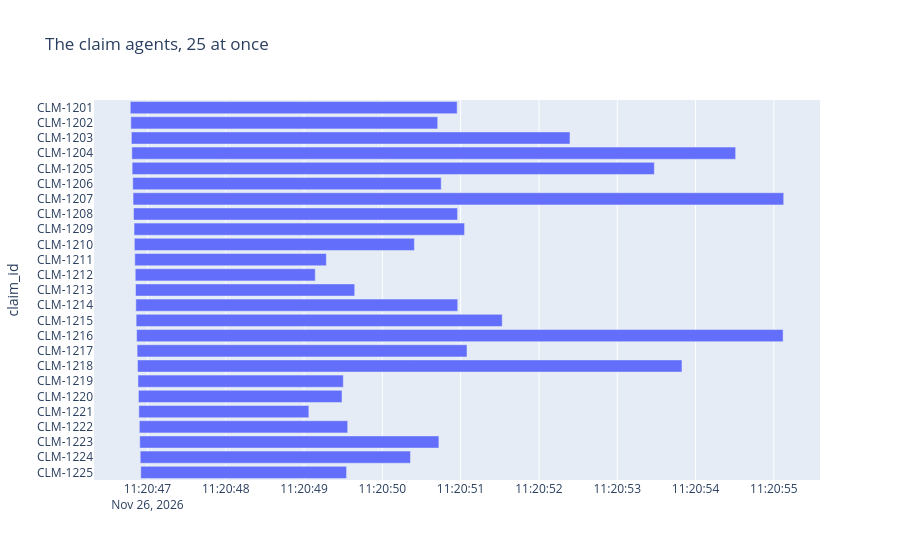

The code cell stored with this chart in its notebook:
### Code cell
show_timeline(swarm_of_25, "The claim agents, 25 at once")

### Figure 1 — Plotly figure (JSON) as saved in the notebook; plotly's stock layout.template omitted (floating-point values rounded to 4 significant figures)
{"data": [{"base": ["2026-11-26T11:20:46.781219", "2026-11-26T11:20:46.787847", "2026-11-26T11:20:46.794961", "2026-11-26T11:20:46.800983", "2026-11-26T11:20:46.804492", "2026-11-26T11:20:46.812527", "2026-11-26T11:20:46.816534", "2026-11-26T11:20:46.822562", "2026-11-26T11:20:46.829072", "2026-11-26T11:20:46.833073", "2026-11-26T11:20:46.838602", "2026-11-26T11:20:46.844220", "2026-11-26T11:20:46.848221", "2026-11-26T11:20:46.851723", "2026-11-26T11:20:46.855856", "2026-11-26T11:20:46.861976", "2026-11-26T11:20:46.868018", "2026-11-26T11:20:46.873162", "2026-11-26T11:20:46.879195", "2026-11-26T11:20:46.884874", "2026-11-26T11:20:46.890451", "2026-11-26T11:20:46.896452", "2026-11-26T11:20:46.902004", "2026-11-26T11:20:46.908009", "2026-11-26T11:20:46.915009"], "hovertemplate": "started=%{base}<br>finished=%{x}<br>claim_id=%{y}<extra></extra>", "legendgroup": "", "marker": {"color": "#636efa", "pattern": {"shape": ""}}, "name": "", "orientation": "h", "showlegend": false, "textposition": "auto", "type": "bar", "x": [4174, 3919, 5601, 7711, 6669, 3939, 8309, 4138, 4221, 3576, 2446, 2299, 2799, 4111, 4675, 8256, 4213, 6953, 2622, 2600, 2171, 2661, 3820, 3451, 2628], "xaxis": "x", "y": ["CLM-1201", "CLM-1202", "CLM-1203", "CLM-1204", "CLM-1205", "CLM-1206", "CLM-1207", "CLM-1208", "CLM-1209", "CLM-1210", "CLM-1211", "CLM-1212", "CLM-1213", "CLM-1214", "CLM-1215", "CLM-1216", "CLM-1217", "CLM-1218", "CLM-1219", "CLM-1220", "CLM-1221", "CLM-1222", "CLM-1223", "CLM-1224", "CLM-1225"], "yaxis": "y"}], "layout": {"barmode": "overlay", "legend": {"tracegroupgap": 0}, "title": {"text": "The claim agents, 25 at once"}, "xaxis": {"anchor": "y", "domain": [0, 1], "type": "date"}, "yaxis": {"anchor": "x", "autorange": "reversed", "domain": [0, 1], "title": {"text": "claim_id"}}}}
